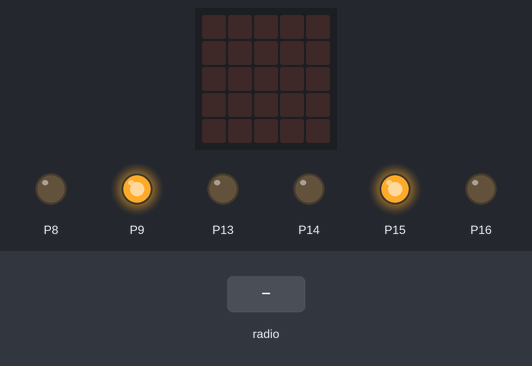
Simulated run of this program. Board: BBC micro:bit (MakeCode). Shown: the board's 5×5 LED display, output pins drawn as LEDs (lit = HIGH). Inputs (shaded band) come from the test bench.

Above: at 1.2 s.
1.3 s: radio message "c=1" arrives
At 2.4 s:
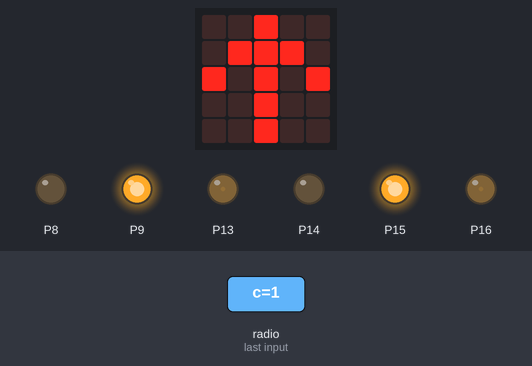
2.8 s: radio message "a=1" arrives
At 3.5 s:
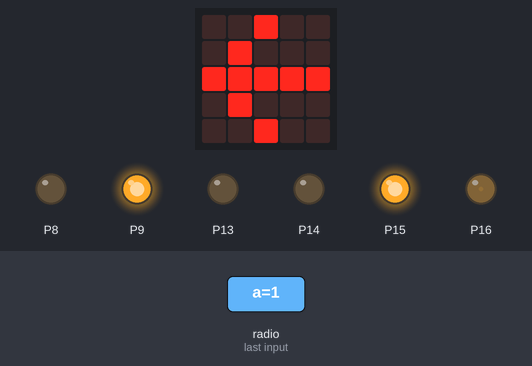
4.3 s: radio message "b=1" arrives
At 4.7 s:
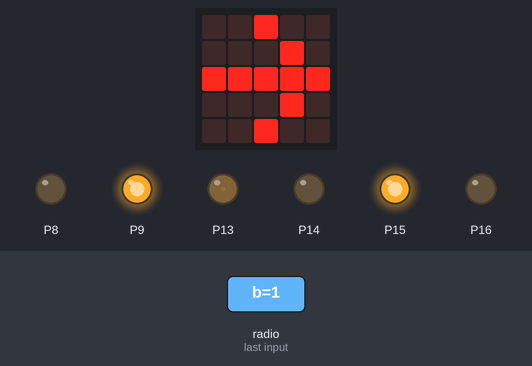
5.8 s: radio message "c=0" arrives
At 7.0 s:
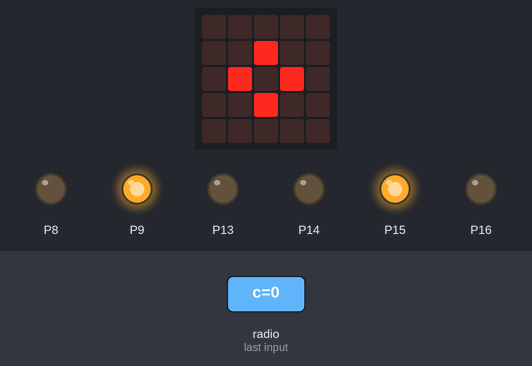
7.3 s: radio message "c=100" arrives
At 8.2 s:
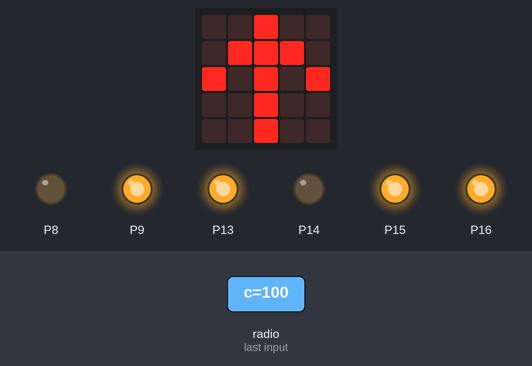
8.8 s: radio message "a=100" arrives
At 9.3 s:
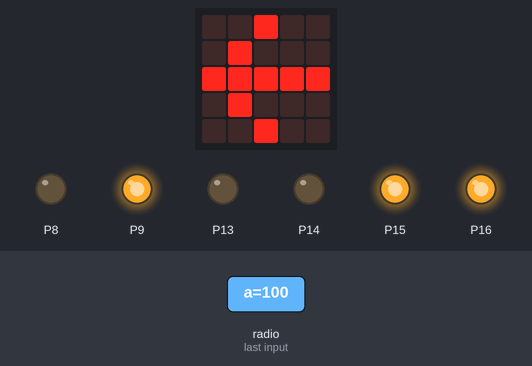
Timing chart, 0 to 11.3 s (numbered marks = the images above; inputs shaded):
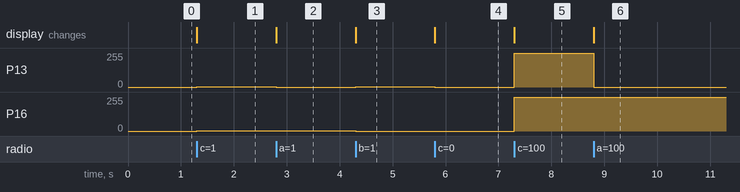

The program:

main.ts
```typescript
function 動く (右タイヤ: number, 左タイヤ: number) {
    if (右タイヤ >= 0) {
        pins.digitalWritePin(DigitalPin.P14, 0)
        pins.digitalWritePin(DigitalPin.P15, 1)
        動く右 = 右タイヤ
    } else {
        pins.digitalWritePin(DigitalPin.P14, 1)
        pins.digitalWritePin(DigitalPin.P15, 0)
        動く右 = 0 - 右タイヤ
    }
    if (左タイヤ >= 0) {
        pins.digitalWritePin(DigitalPin.P8, 0)
        pins.digitalWritePin(DigitalPin.P9, 1)
        動く左 = 左タイヤ
    } else {
        pins.digitalWritePin(DigitalPin.P8, 1)
        pins.digitalWritePin(DigitalPin.P9, 0)
        動く左 = 0 - 左タイヤ
    }
    P13_PWM = 1023 * (動く左 / 100)
    if (P13_PWM > 1023) {
        P13_PWM = 1023
    }
    P16_PWM = 1023 * (動く右 / 100)
    if (P16_PWM > 1023) {
        P16_PWM = 1023
    }
    pins.analogWritePin(AnalogPin.P13, P13_PWM)
    pins.analogWritePin(AnalogPin.P16, P16_PWM)
}
radio.onReceivedValue(function (name, value) {
    if (name == "c") {
        動く(value, value)
        if (value > 0) {
            basic.showArrow(ArrowNames.North)
        } else if (value < 0) {
            basic.showArrow(ArrowNames.South)
        } else {
            basic.showIcon(IconNames.SmallDiamond)
        }
    } else if (name == "a") {
        動く(value, 0)
        basic.showArrow(ArrowNames.West)
    } else if (name == "b") {
        動く(0, value)
        basic.showArrow(ArrowNames.East)
    } else {

    }
})
let P16_PWM = 0
let P13_PWM = 0
let 動く左 = 0
let 動く右 = 0
radio.setGroup(5)
動く(0, 0)
```

test.ts
```typescript
// テストはここに来ます。このパッケージが拡張機能として使用されるときにはコンパイルされません。
```

Measured:
- after the input at 1.3 s, P13, P16: 0/255 → 2/255 at once; the display: changes at once (image 1)
- after the input at 2.8 s, P13: 2/255 → 0/255 at once; the display: changes at once (image 2)
- after the input at 4.3 s, P13: 0/255 → 2/255 at once; P16: 2/255 → 0/255 at once; the display: changes at once (image 3)
- after the input at 5.8 s, P13: 2/255 → 0/255 at once; the display: changes at once (image 4)
- after the input at 7.3 s, P13, P16: 0/255 → 255/255 at once; the display: changes at once (image 5)
- after the input at 8.8 s, P13: 255/255 → 0/255 at once; the display: changes at once (image 6)
